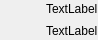
<?xml version="1.0" encoding="UTF-8"?>
<ui version="4.0">
 <class>ContactCard</class>
 <widget class="QWidget" name="ContactCard">
  <property name="geometry">
   <rect>
    <x>0</x>
    <y>0</y>
    <width>95</width>
    <height>40</height>
   </rect>
  </property>
  <property name="autoFillBackground">
   <bool>true</bool>
  </property>
  <layout class="QHBoxLayout" name="horizontalLayout">
   <property name="leftMargin">
    <number>0</number>
   </property>
   <property name="topMargin">
    <number>0</number>
   </property>
   <property name="rightMargin">
    <number>0</number>
   </property>
   <property name="bottomMargin">
    <number>0</number>
   </property>
   <item>
    <widget class="QLabel" name="ContactAvatar">
     <property name="minimumSize">
      <size>
       <width>40</width>
       <height>40</height>
      </size>
     </property>
     <property name="maximumSize">
      <size>
       <width>40</width>
       <height>40</height>
      </size>
     </property>
     <property name="text">
      <string/>
     </property>
     <property name="alignment">
      <set>Qt::AlignCenter</set>
     </property>
    </widget>
   </item>
   <item>
    <layout class="QVBoxLayout" name="verticalLayout">
     <item>
      <widget class="QLabel" name="ChatNameLabel">
       <property name="sizePolicy">
        <sizepolicy hsizetype="Preferred" vsizetype="Fixed">
         <horstretch>0</horstretch>
         <verstretch>0</verstretch>
        </sizepolicy>
       </property>
       <property name="text">
        <string>TextLabel</string>
       </property>
      </widget>
     </item>
     <item>
      <widget class="QLabel" name="ChatLastMessageLabel">
       <property name="sizePolicy">
        <sizepolicy hsizetype="Preferred" vsizetype="Fixed">
         <horstretch>0</horstretch>
         <verstretch>0</verstretch>
        </sizepolicy>
       </property>
       <property name="text">
        <string>TextLabel</string>
       </property>
      </widget>
     </item>
    </layout>
   </item>
  </layout>
 </widget>
 <resources/>
 <connections/>
</ui>
